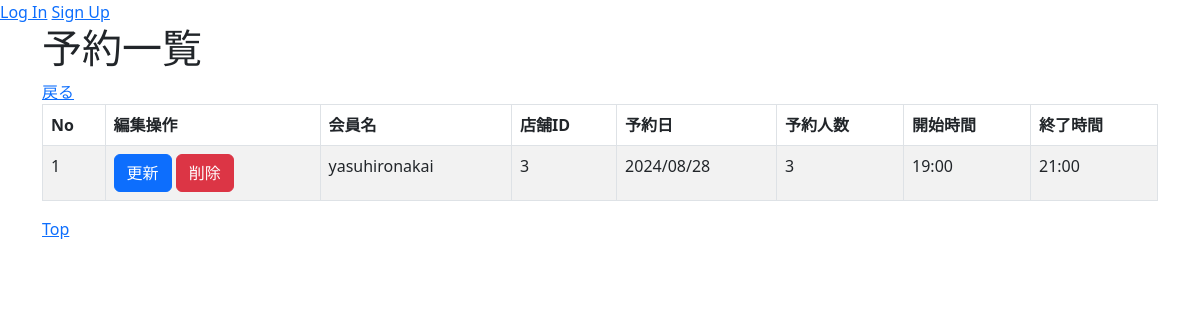
/main/reservationlist/, run on the app's committed database.
### main/models.py (models this page shows, shortened)
class Reservation(models.Model):
    username = models.CharField(max_length=200)
    restaurantid = models.PositiveIntegerField()
    reservationdate = models.CharField(max_length=10)
    numberofpeople = models.PositiveIntegerField()
    starttime = models.CharField(max_length=10)
    endtime = models.CharField(max_length=10)

### main/views.py (the view)
# urls.py: path('main/reservationlist/',views.ReservationListView.as_view(), name="reservation_list"),
class ReservationListView(ListView):
    model = Reservation
    paginate_by = 5
    template_name = 'main/Reservation_List.html'
    def get_context_data(self, **kwargs):
        restaurantid = self.request.GET.get('restaurantid')
        context = super(ReservationListView, self).get_context_data(**kwargs)
        context.update({
            'restaurantid': restaurantid,
        })
        return context

### main/templates/main/Reservation_List.html (shortened to what this page needs)
{% extends "base.html" %}
{% block content %}
<h1>予約一覧</h1>
<table class="table table-striped table-hover table-bordered">
    <thead>
        <tr>
            <th>No</th>
            <th>編集操作</th>
            <th>会員名</th>
            <th>店舗ID</th>
            <th>予約日</th>
            <th>予約人数</th>
            <th>開始時間</th>
            <th>終了時間</th>
        </tr>
    </thead>
    {% for Reservation in object_list %}
    <tr>
        <td>{{ Reservation.id }} </td>
        <td>
            <button class="btn btn-primary" onclick="location.href='{% url 'reservation_update' pk=Reservation.pk %}'">更新</button>
            <button class="btn btn-danger" onclick="location.href='{% url 'reservation_delete' pk=Reservation.pk %}'">削除</button>
        </td>
        <td>{{ Reservation.username }} </td>
        <td>{{ Reservation.restaurantid }} </td>
        <td>{{ Reservation.reservationdate }} </td>
        <td>{{ Reservation.numberofpeople }} </td>
        <td>{{ Reservation.starttime }} </td>
        <td>{{ Reservation.endtime }} </td>
    </tr>
    {% endfor %}
    <a href="{% url 'reservation_list' %}?keyword={{ keyword }}&category={{ category }}">戻る</a>
</table>
<a href="{% url 'top' %}">Top</a>
{% endblock %}

### data on the page
Reservation: id "1", username "yasuhironakai", restaurantid "3", reservationdate "2024/08/28", numberofpeople "3", starttime "19:00", endtime "21:00"
